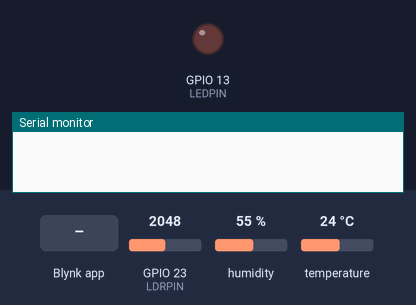
This sketch was run on a simulated ESP32. On the bench: output pins drawn as LEDs (lit = HIGH), the last lines printed to the serial monitor. Inputs (shaded band) come from the test bench; at power-on: GPIO 23 (LDRPIN) = 2048, humidity 55 %, temperature 24 °C. WiFi joins after 1.5 s; servers stay silent unless stated.

Above: at 3.0 s.
3.1 s: Blynk app writes 1 to V3
At 3.9 s:
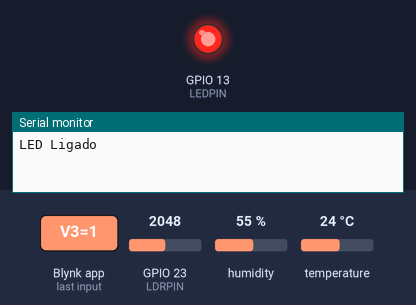
4.6 s: Blynk app writes 0 to V3
At 5.0 s:
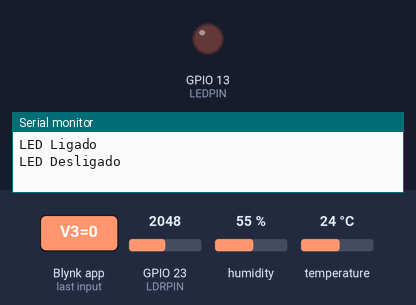
8.3 s: Blynk app writes 200 to V3
At 9.1 s:
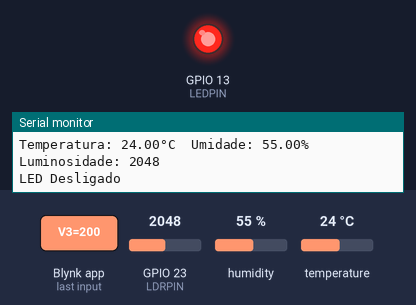
Timing chart, 0 to 11.3 s (numbered marks = the images above; inputs shaded):
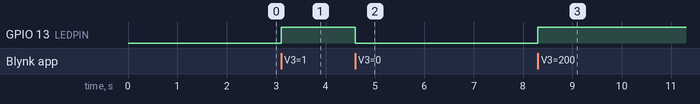

Measured:
- after the input at 3.1 s, GPIO 13 (LEDPIN): LOW → HIGH at once
- after the input at 4.6 s, GPIO 13 (LEDPIN): HIGH → LOW at once
- after the input at 8.3 s, GPIO 13 (LEDPIN): LOW → HIGH at once

The sketch:

sketch.ino
```cpp
#define BLYNK_TEMPLATE_ID "TMPL2ApmKD1TE"
#define BLYNK_TEMPLATE_NAME "DHT"
#define BLYNK_AUTH_TOKEN "c8PZCw4YEGqIYXxAQ0YrWFb6iTAwJSh9"
//#define THRESHOLD 30

#include <WiFi.h>
#include <WiFiClient.h>
#include <BlynkSimpleEsp32.h>
#include <DHT.h>

// Defina suas credenciais de WiFi e token Blynk
char auth[] = BLYNK_AUTH_TOKEN;
char ssid[] = "ELIAS ALEX OI_FIBRA 2.4";
char pass[] = "";

#define DHTPIN 15          // Pino onde o sensor DHT está conectado
#define DHTTYPE DHT22     // Tipo do sensor DHT (DHT11 ou DHT22)
#define LEDPIN 13          // Pino onde o LED está conectado
#define LDRPIN 23          // Pino onde o LDR está conectado


DHT dht(DHTPIN, DHTTYPE);
BlynkTimer timer;
bool notificationSent = false;  // Flag para controle de notificação


void sendSensorData() {
  float temperature = dht.readTemperature();
  float humidity = dht.readHumidity();
  int luminosity = analogRead(LDRPIN);  // Lê o valor do LDR

  if (isnan(temperature) || isnan(humidity)) {
    Serial.println("Falha ao ler o sensor DHT!");
    return;
  }

  Serial.print("Temperatura: ");
  Serial.print(temperature);
  Serial.print("°C  Umidade: ");
  Serial.print(humidity);
  Serial.print("% Luminosidade: ");
  Serial.println(luminosity);

  Blynk.virtualWrite(V0, temperature);
  Blynk.virtualWrite(V1, humidity);
  Blynk.virtualWrite(V2, luminosity);  // Enviar luminosidade para o pino virtual V2

  if (temperature > 40 && !notificationSent) {
    //Blynk.notify("Alerta: Temperatura alta!");
    //Blynk.email("eliasalex10@gmail.com", "Alerta de Temperatura", "A temperatura excedeu 40°C.");
    Blynk.logEvent("temperatura_alta", String("Temperatura alta: ") + temperature + "°C");
    notificationSent = true;  // Marca que a notificação foi enviada
  } else if (temperature <= 40) {
    notificationSent = false; // Reseta a flag quando a temperatura volta ao normal
  }

  if (luminosity < 500) {
    //Blynk.notify("Alerta: Luminosidade baixa!");
    //Blynk.email("eliasalex10@gmail.com", "Alerta de Luminosidade", "A luminosidade está abaixo de 500.");
    Blynk.logEvent("luminosidade_baixa", String("luminosidade Baixa: ") + luminosity + "°C");
  }
}

// Função para controlar o LED
BLYNK_WRITE(V3) {
  int ledState = param.asInt();
  digitalWrite(LEDPIN, ledState);
  if (ledState == 1)
    Serial.println("LED Ligado");
  else
    Serial.println("LED Desligado");
}

void setup() {
  Serial.begin(115200);
  pinMode(LEDPIN, OUTPUT); // Define o pino do LED como saída
  Blynk.begin(auth, ssid, pass);
  dht.begin();
  timer.setInterval(5000L, sendSensorData); // Enviar dados a cada 5 segundos
}

void loop() {
  Blynk.run();
  timer.run(); // Executar BlynkTimer
}
```
